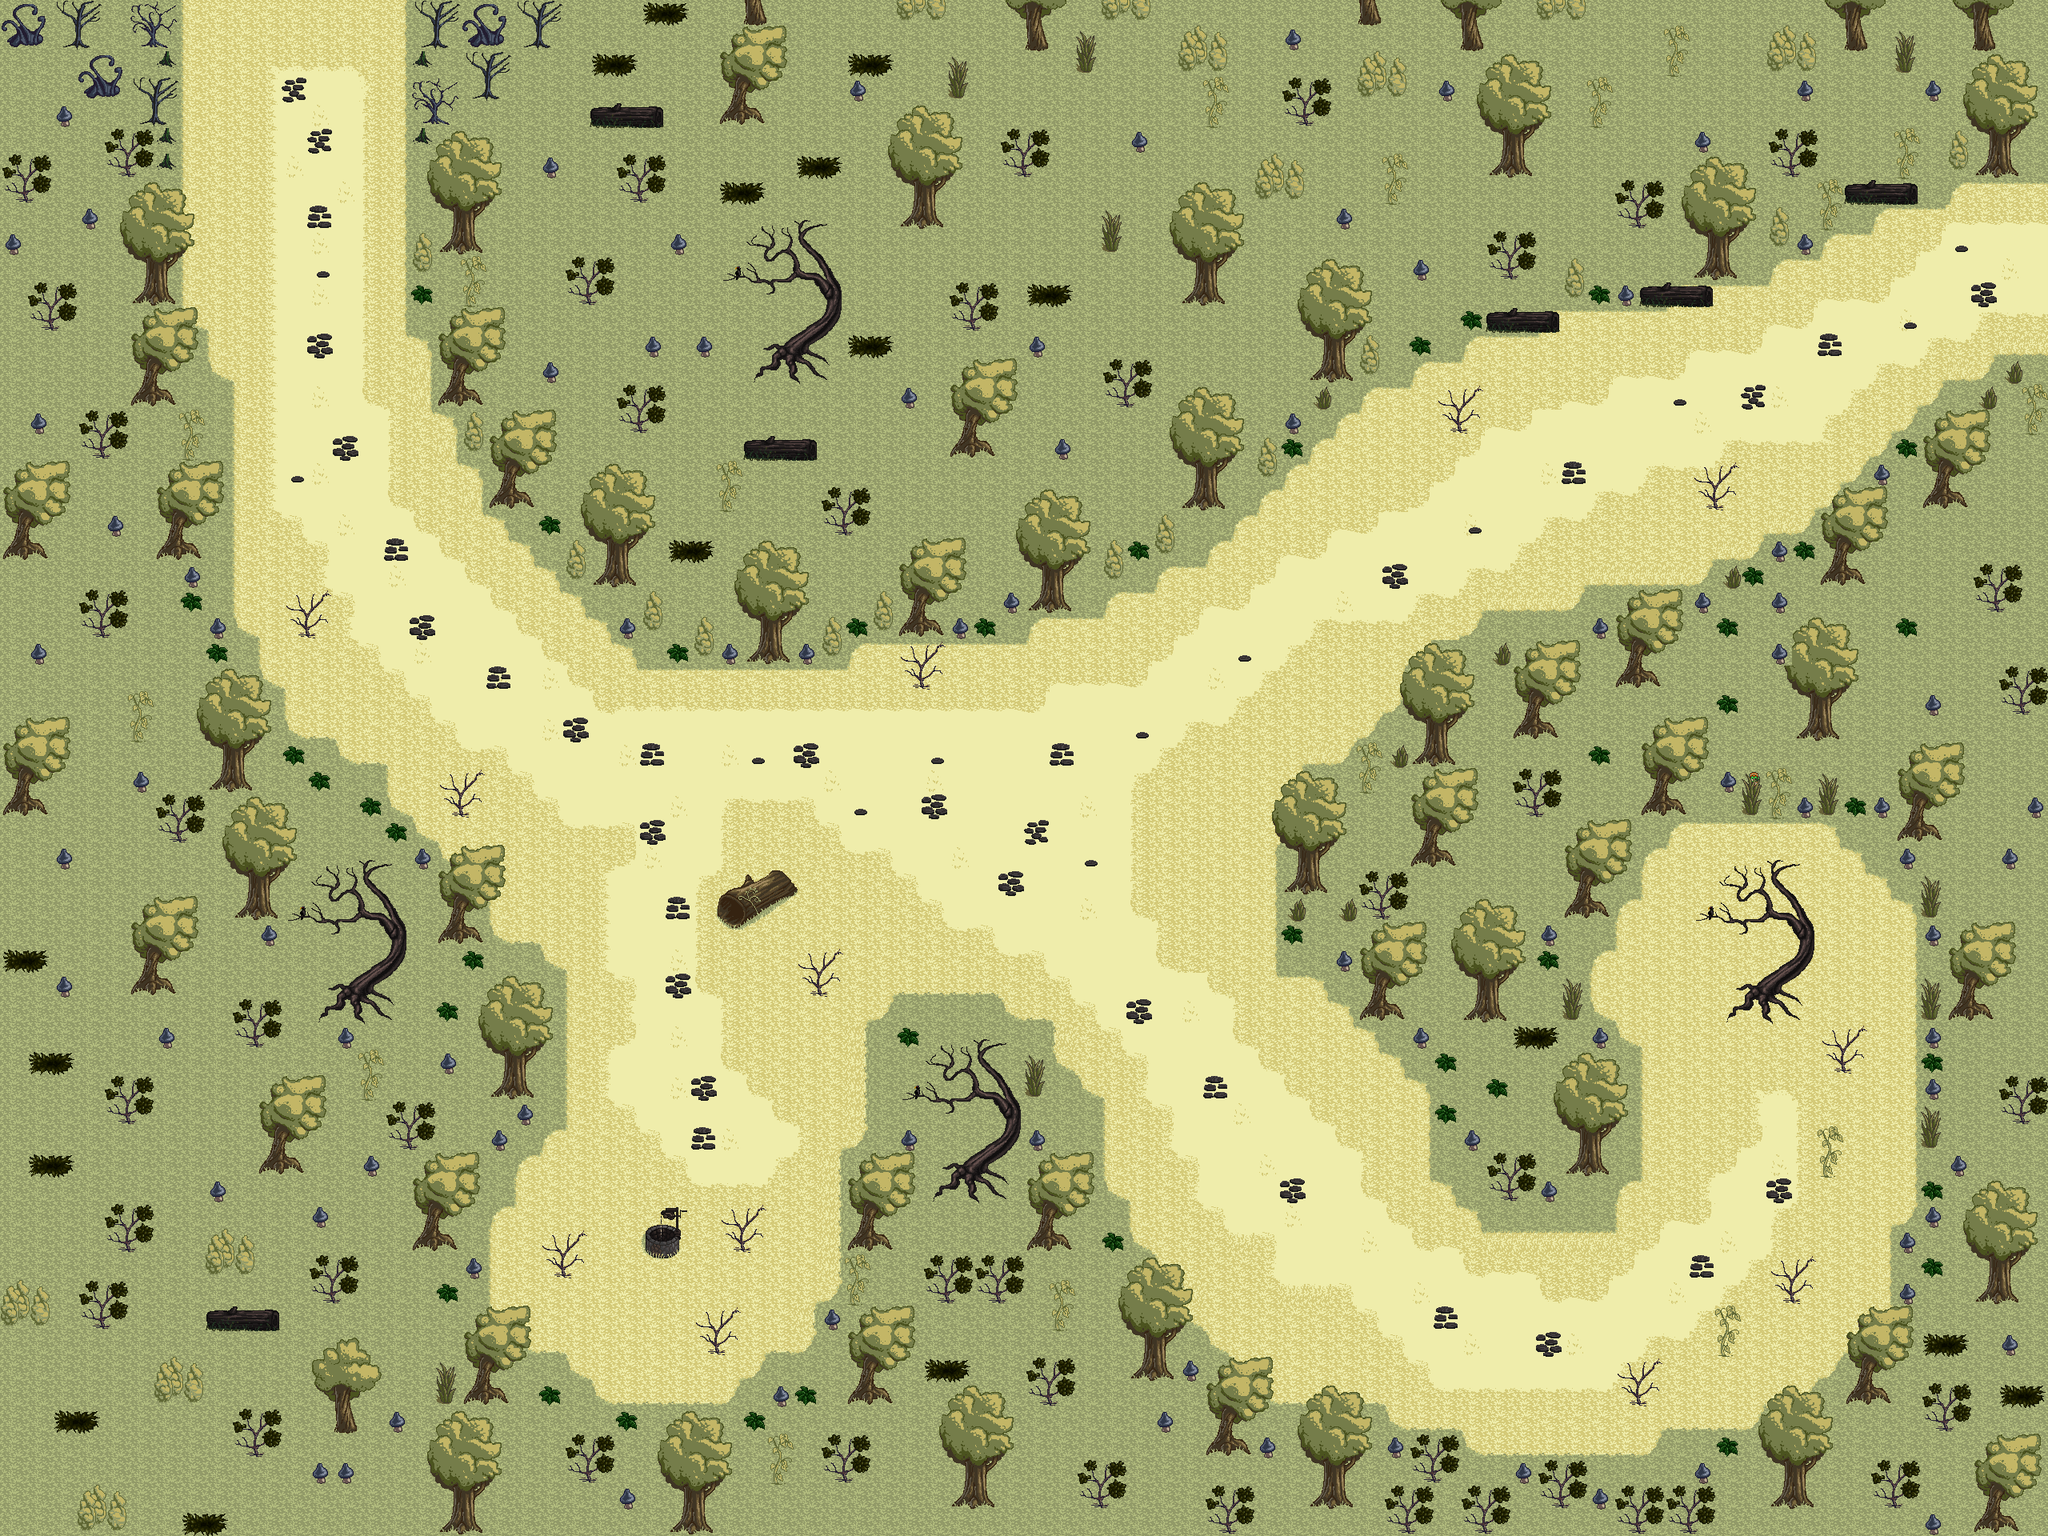

A 2D game scene composited from a Tiled map and its tileset images. What follows is a short description and the map's XML, with each tile layer's data collapsed to a summary:
An orthogonal 80x60 tile map with 32x32 px tiles, 5 tile layers (Wiese dunkel, Wiese hell, Weg, Steine, ...), 7 tilesets and 4 objects (spsee, spha, exsee, exha).

<map version="1.0" orientation="orthogonal" renderorder="right-down" width="80" height="60" tilewidth="32" tileheight="32" nextobjectid="8">
 <tileset firstgid="1" name="225835_hyptosis_tile-art-batch-1" tilewidth="32" tileheight="32" tilecount="900" columns="30">
  <image source="../Downloads/hyptosis tiles/225835_hyptosis_tile-art-batch-1.png" width="960" height="960" />
 </tileset>
 <tileset firstgid="901" name="225836_hyptosis_til-art-batch-2" tilewidth="32" tileheight="32" tilecount="900" columns="30">
  <image source="../Downloads/hyptosis tiles/225836_hyptosis_til-art-batch-2.png" width="960" height="960" />
 </tileset>
 <tileset firstgid="1801" name="225837_hyptosis_tile-art-batch-3" tilewidth="32" tileheight="32" tilecount="900" columns="30">
  <image source="../Downloads/hyptosis tiles/225837_hyptosis_tile-art-batch-3.png" width="960" height="960" />
 </tileset>
 <tileset firstgid="2701" name="town" tilewidth="32" tileheight="32" tilecount="256" columns="16">
  <image source="../Downloads/hyptosis tiles/town.png" width="512" height="512" />
 </tileset>
 <tileset firstgid="2957" name="trees" tilewidth="32" tileheight="32" tilecount="256" columns="16">
  <image source="../Downloads/hyptosis tiles/trees.png" width="512" height="512" />
 </tileset>
 <tileset firstgid="3213" name="trees_plants" tilewidth="32" tileheight="32" tilecount="256" columns="16">
  <image source="../Downloads/hyptosis tiles/trees_plants.png" width="512" height="512" />
 </tileset>
 <tileset firstgid="3469" name="trees_plants_rocks" tilewidth="32" tileheight="32" tilecount="256" columns="16">
  <image source="../Downloads/hyptosis tiles/trees_plants_rocks.png" width="512" height="512" />
 </tileset>
 <layer name="Wiese dunkel" width="80" height="60">
  <data>[4800 cells, 4800 non-empty, 1 distinct tile ids]</data>
 </layer>
 <layer name="Wiese hell" width="80" height="60">
  <data>[4800 cells, 1787 non-empty, 13 distinct tile ids]</data>
 </layer>
 <layer name="Weg" width="80" height="60">
  <data>[4800 cells, 794 non-empty, 15 distinct tile ids]</data>
 </layer>
 <layer name="Steine" width="80" height="60">
  <data>[4800 cells, 45 non-empty, 5 distinct tile ids]</data>
 </layer>
 <layer name="Collision" width="80" height="60">
  <data>[4800 cells, 1518 non-empty, 120 distinct tile ids]</data>
 </layer>
 <objectgroup name="Spawnpoints">
  <object id="1" name="spsee" x="360" y="16" width="32" height="32" />
  <object id="3" name="spha" x="2512" y="320" width="32" height="32" />
 </objectgroup>
 <objectgroup name="Exitpoints">
  <object id="4" name="exsee" x="232" y="-24" width="272.727" height="30.303" />
  <object id="7" name="exha" x="2552" y="224" width="39.3939" height="206.061" />
 </objectgroup>
</map>
